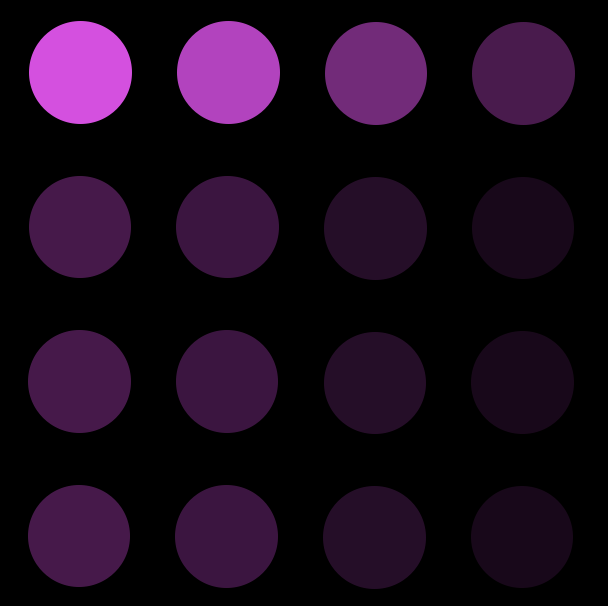
#> input picture after.png, 608 x 606 px
$ python image_normalisation.py
#> lines starting #> are read from the running program, lines starting #| are printed output that depends on the picture
import PIL
import cv2
from PIL import Image
import numpy as np

# We will use this python script to perform the image analysis and display the results

#FUNCTIONALISED
photo = PIL.Image.open("after.png")
#> photo is the input picture: PIL image 608x606 RGBA; mean R, G, B, A 25.8, 9.5, 27.5, 255
photo.show(title="New")
photo_rgb = photo.convert("RGB")
width, height = photo.size
#> width = 608; height = 606

og=PIL.Image.open("before.png")
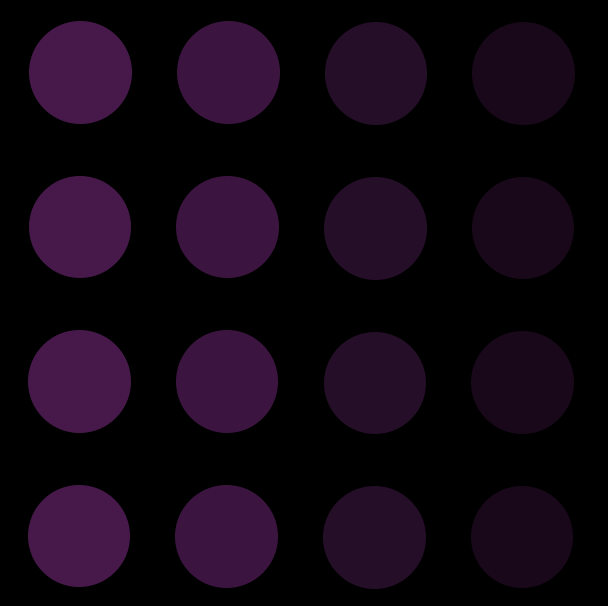
#> input picture before.png, 608 x 606 px
#> og is the input picture: PIL image 608x606 RGBA; mean R, G, B, A 17, 6.1, 18.3, 255
og = og.convert("RGB")
#> og: PIL image 608x606 RGB
og.show(title="Original")
print(og.size)
#| (608, 606)
#show_color(R,G,B)
print("size:",width,",",height)
#| size: 608 , 606
#print("Normalisation RGB value:",R,G,B)
#print(rgb_val)
for x in range(width):
    for y in range(height):
        old_R,old_G,old_B = photo_rgb.getpixel((x,y))
        R,G,B = og.getpixel((x,y))
        photo_rgb.putpixel((x,y),(old_R-R,old_B-B,old_G-G))
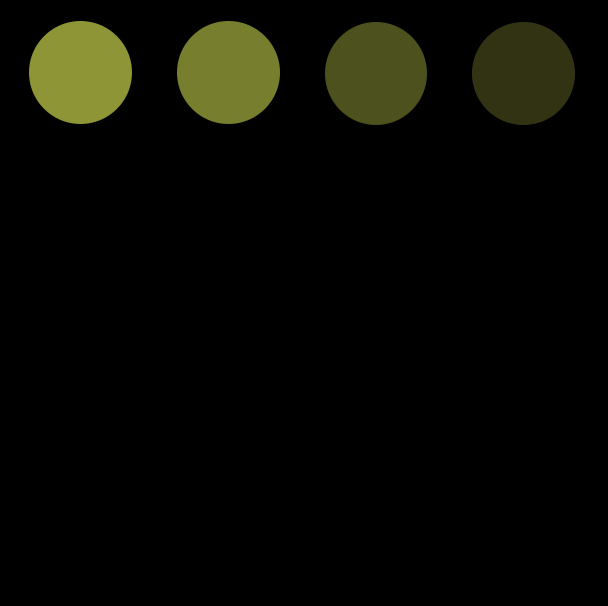
#> photo_rgb: PIL image 608x606 RGB; mean R, G, B 8.7, 9.2, 3.4
photo_rgb.show(title="Normalised")
cvImage=cv2.cvtColor(np.array(photo_rgb), cv2.COLOR_BGR2RGB)
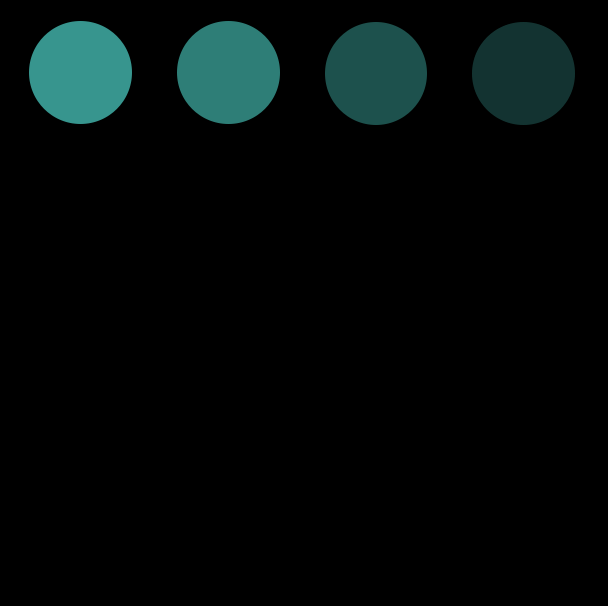
#> cvImage: shape (606, 608, 3); mean R, G, B 3.4, 9.2, 8.7
cv2.imwrite('normalised.png',cvImage)


'''photo = PIL.Image.open("test4.tif")
photo_rgb = photo.convert("RGB")
width, height = photo.size
#rgb_val = photo_rgb.getpixel((1,1))
R0,G0,B0 = photo_rgb.getpixel((0,0))
print("size:",width,",",height)
print("Values:",R0,G0,B0)
#print(rgb_val)
for x in range(width):
    for y in range(height):
        R,G,B = photo_rgb.getpixel((x,y))
        new_R,new_G,new_B = (R-R0)*50,(B-B0)*50,(G-G0)*50 # Multiplying by 50 amplifies the difference in brightness
        #print(D,E,F)
        #R1,G1,B1 = photo_rgb.getpixel((x,y))
        #R1, G1, B1 = photo_rgb.getpixel((x,y))
        photo_rgb.putpixel((x,y),(new_R,new_G,new_B))
#photo_rgb.save('example'+str(3  )+'.png')
#photo.show()
photo_rgb.show()'''
